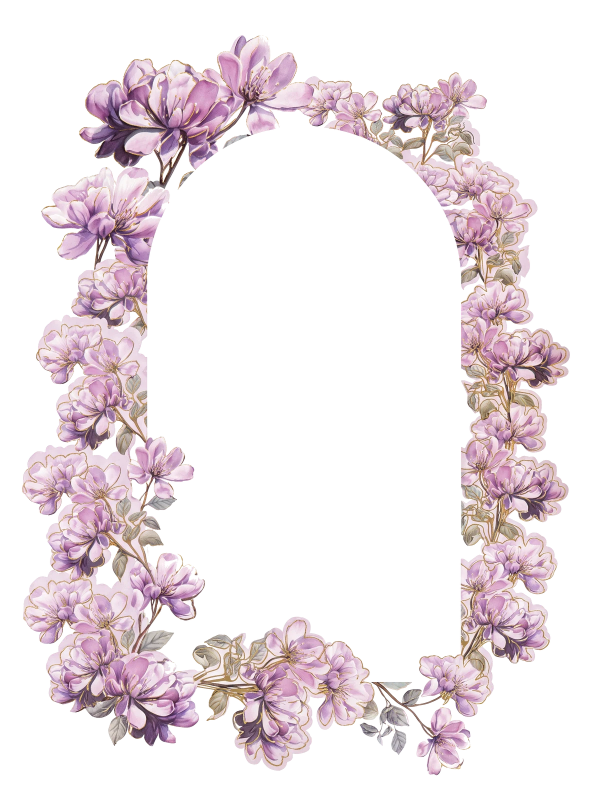
#> input picture assets/img/arch_border.webp, 1194 x 1600 px, given in place of n_paper.png, which was not available (shown at 1/2 size)
$ python process_navy.py
#> lines starting #> are read from the running program, lines starting #| are printed output that depends on the picture
"""demo-3 Midnight Navy & Gold: raw Gemini PNGs -> web WebP (reuses the demo-2 roses/petals/venues)."""
import os, subprocess, sys
from PIL import Image
import numpy as np
from scipy import ndimage as ndi

os.chdir(os.path.dirname(os.path.dirname(os.path.abspath(__file__))))
R, O, PY = "assets/raw", "assets/img", sys.executable

def cut(src, dst, mx, bg="2b2b2b", tol="26"):
    subprocess.check_call([PY, "tools/cutout.py", f"{R}/{src}.png", dst, "--bg", bg, "--tol", tol, "--max", str(mx)])
    im = Image.open(dst).convert("RGBA"); bb = im.getchannel("A").point(lambda v: 255 if v > 12 else 0).getbbox()
    if bb: im = im.crop(bb)
    im.save(dst, "WEBP", quality=88)

# navy linen page texture
Image.open(f"{R}/n_paper.png").convert("RGB").resize((1024, 1024), Image.LANCZOS).save(f"{O}/paper_navy.webp", quality=82)
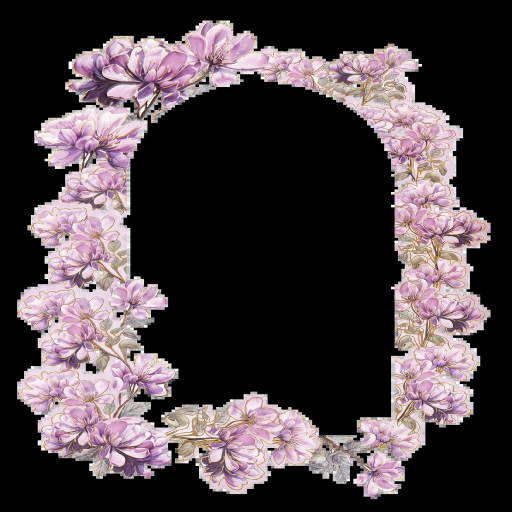
#> saved as paper_navy.webp: PIL image 1024x1024 RGB (shown at 1/2 size); mean R, G, B 75.1, 65.1, 68.7

for src, dst, mx in [("n_top_l", "hero_top_l", 1400), ("n_top_r", "hero_top_r", 1400), ("n_bot_l", "hero_bot_l", 1400), ("n_corner", "frame_cluster", 900)]:
    cut(src, f"{O}/{dst}.webp", mx)
#> (the run stopped early here; a loop or call above may not have finished)

$ run again, on assets/img/closing_base.webp
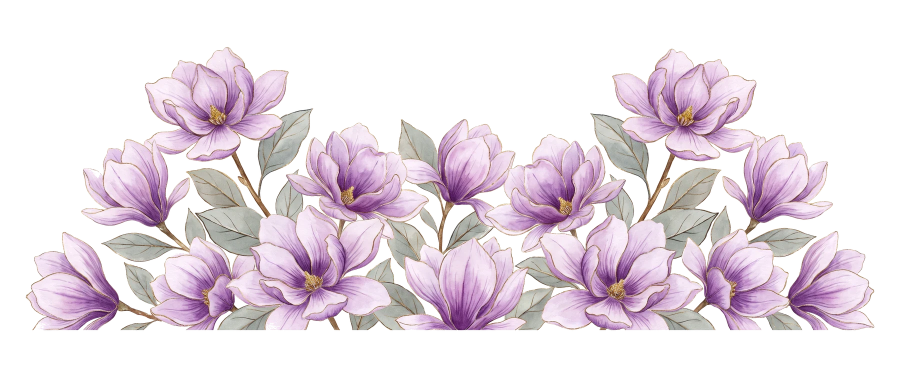
#> input picture assets/img/closing_base.webp, 1800 x 763 px, given in place of n_paper.png, which was not available (shown at 1/2 size)
#> `Image.open(f"{R}/n_paper.png").convert("RGB").resize((1024, 1024), Ima..`:
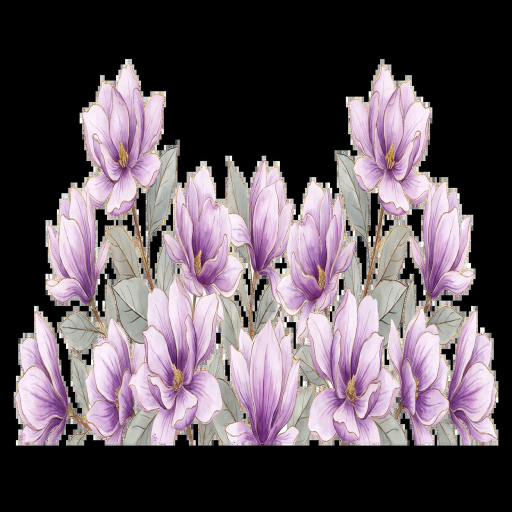
#> saved as paper_navy.webp: PIL image 1024x1024 RGB (shown at 1/2 size); mean R, G, B 97.2, 85.6, 93.1

$ run again, on assets/img/closing_card.webp
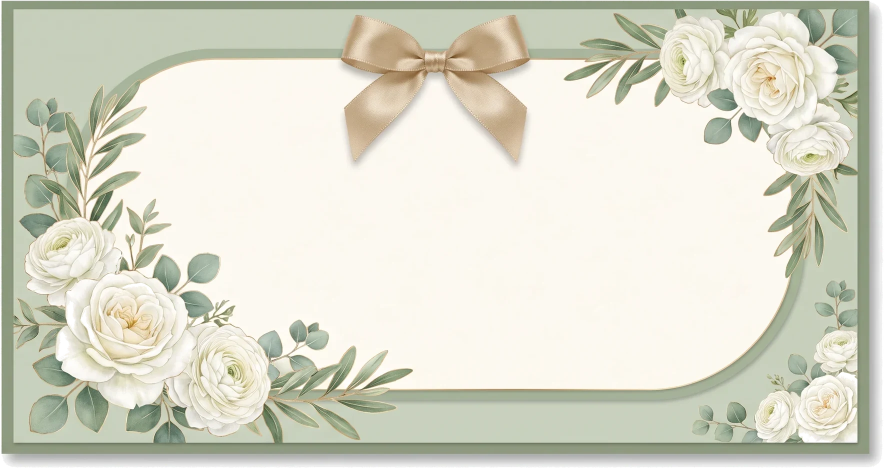
#> input picture assets/img/closing_card.webp, 1767 x 936 px, given in place of n_paper.png, which was not available (shown at 1/2 size)
#> `Image.open(f"{R}/n_paper.png").convert("RGB").resize((1024, 1024), Ima..`:
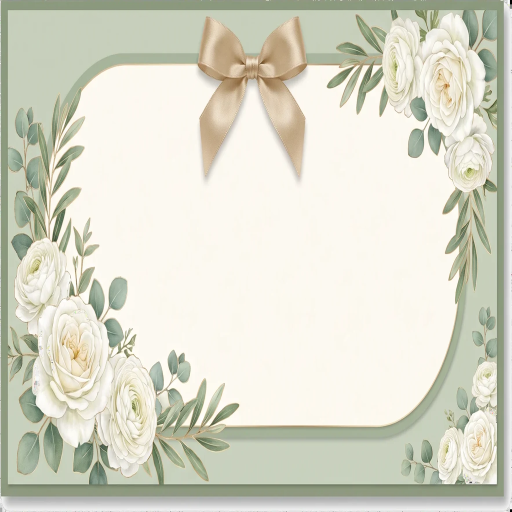
#> saved as paper_navy.webp: PIL image 1024x1024 RGB (shown at 1/2 size); mean R, G, B 216.7, 217.1, 201.6
